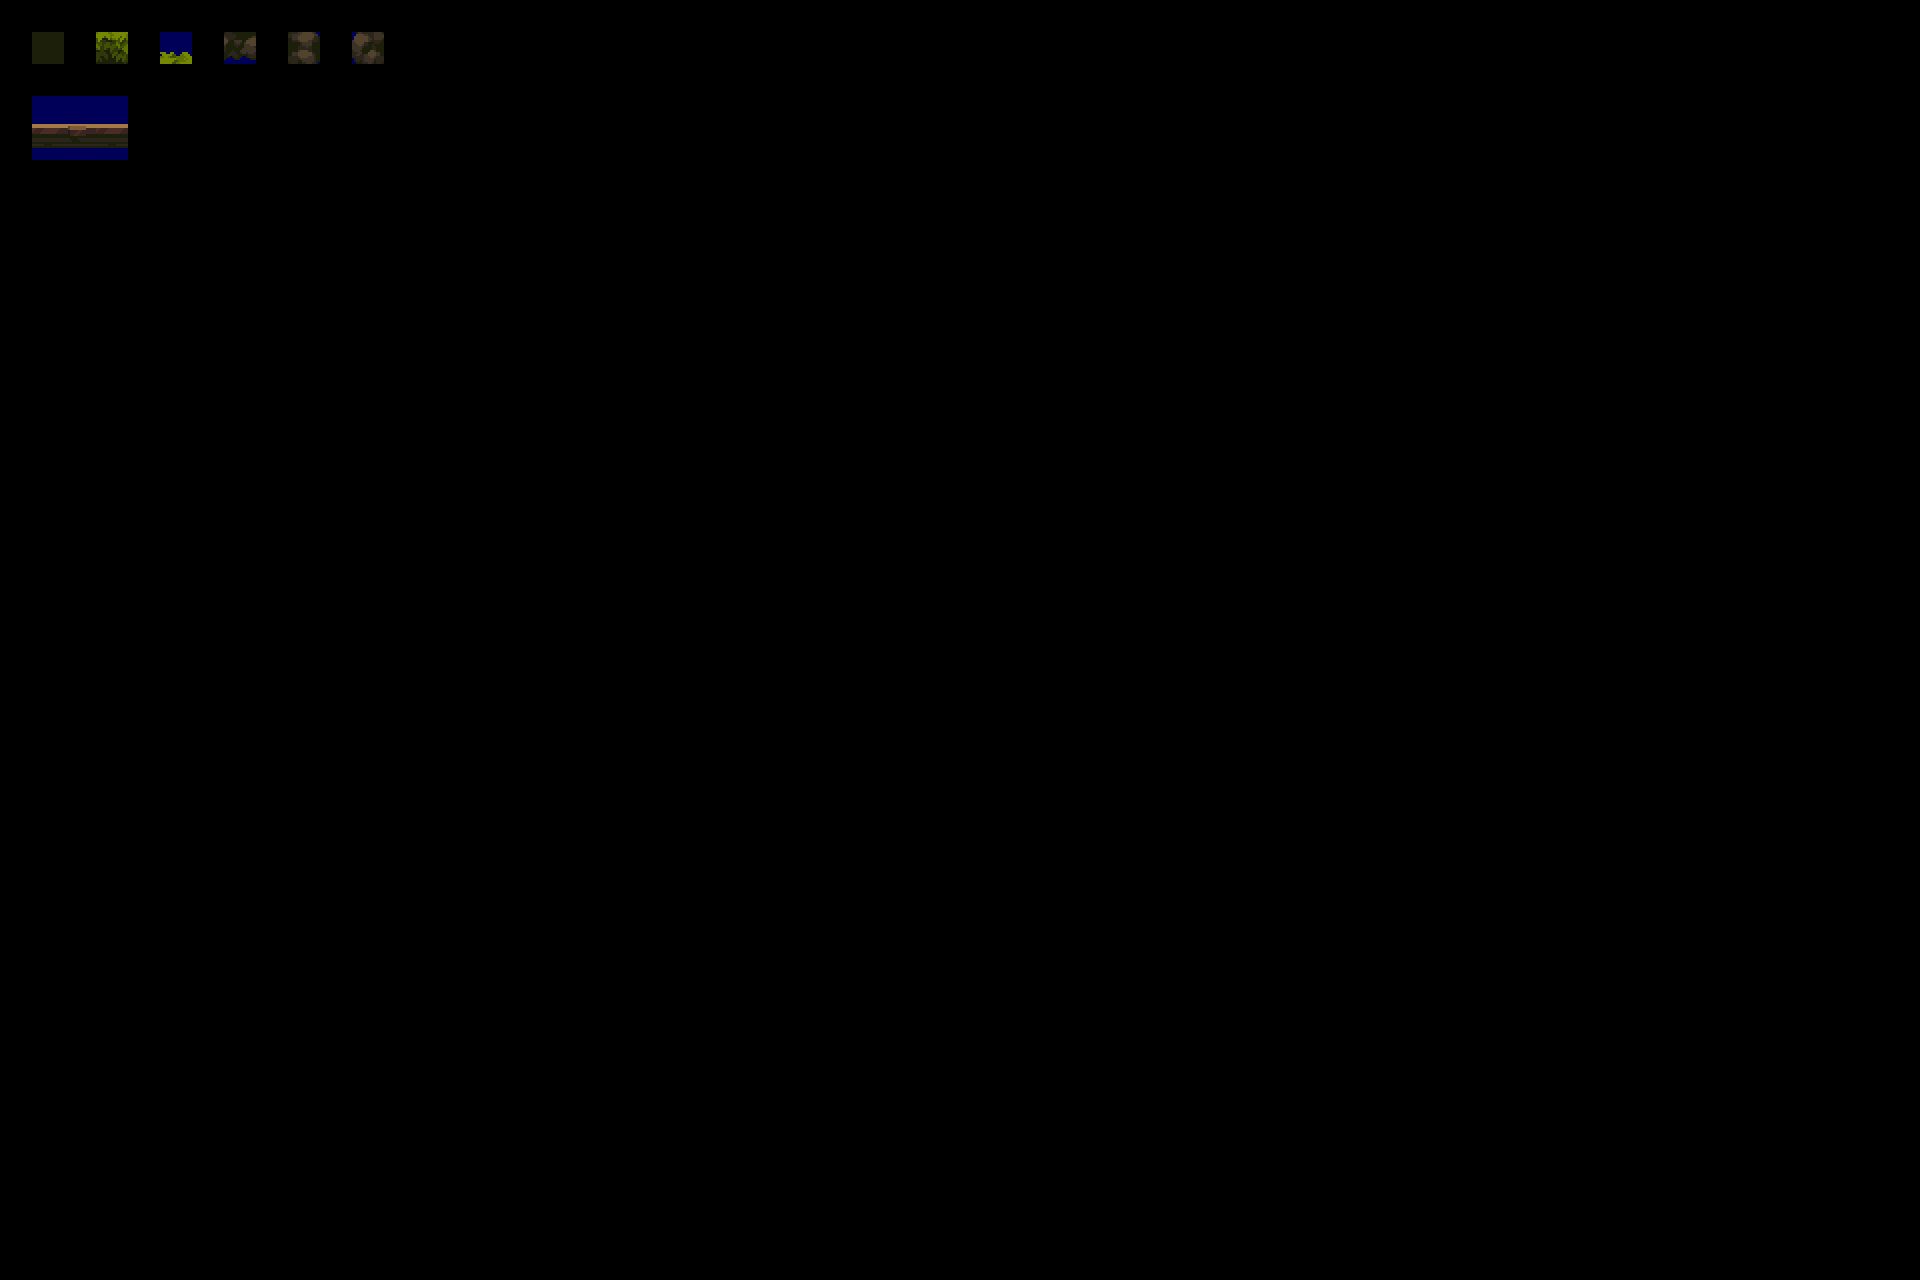

A level layout from a 2D game, rendered from its tile map. Below: a short description, then the map file with tile-grid data replaced by summaries:
An orthogonal 60x40 tile map with 32x32 px tiles, 5 tile layers (regions, input_terrain, output1_terrain, output2_terrain, ...), 2 tilesets.

<map version="1.9" tiledversion="1.9.2" orientation="orthogonal" renderorder="right-down" width="60" height="40" tilewidth="32" tileheight="32" infinite="0" nextlayerid="10" nextobjectid="1">
 <editorsettings>
  <chunksize width="32" height="32" />
 </editorsettings>
 <properties>
  <property name="DeleteTiles" type="bool" value="false" />
  <property name="MatchInOrder" type="bool" value="false" />
  <property name="NoOverlappingOutput" type="bool" value="true" />
 </properties>
 <tileset firstgid="1" source="../Platformer Tileset.tsx" />
 <tileset firstgid="626" source="../Tileset32.tsx" />
 <layer id="1" name="regions" width="60" height="40" opacity="0.35">
  <data>[2400 cells, 12 non-empty, 1 distinct tile ids]</data>
 </layer>
 <layer id="2" name="input_terrain" width="60" height="40">
  <data>[2400 cells, 12 non-empty, 8 distinct tile ids]</data>
 </layer>
 <layer id="3" name="output1_terrain" width="60" height="40">
  <data>[2400 cells, 12 non-empty, 10 distinct tile ids]</data>
 </layer>
 <layer id="4" name="output2_terrain" width="60" height="40">
  <data>[2400 cells, 5 non-empty, 5 distinct tile ids]</data>
 </layer>
 <layer id="5" name="output3_terrain" width="60" height="40">
  <data>[2400 cells, 2 non-empty, 2 distinct tile ids]</data>
 </layer>
</map>
